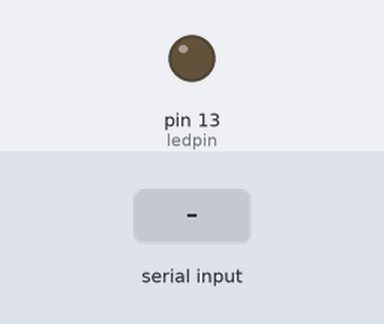
A sketch run on a simulated Arduino Uno, built with avr-gcc and run on an emulated ATmega328P. On the bench: output pins drawn as LEDs (lit = HIGH). The test bench sets the inputs (shaded band). What the sketch prints to the serial monitor is not drawn.

Above: at 1.2 s.
1.3 s: "R" received over Serial
At 1.7 s:
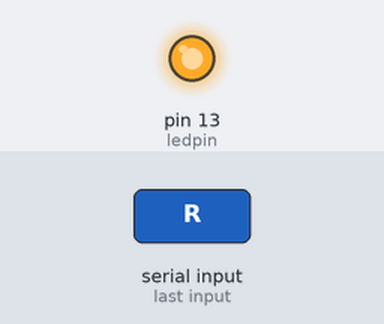
Timing chart, 0 to 4.3 s (numbered marks = the images above; inputs shaded):
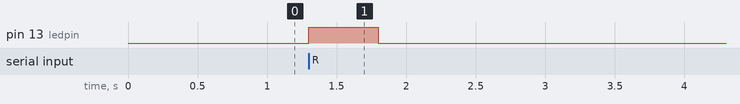

The sketch:

hello_world.ino
```cpp
#define ledpin 13
int val;

void setup() {
  Serial.begin(9600);
  pinMode(ledpin,OUTPUT);
}

void loop() {
  val = Serial.read();
  if(val == 'R'){
      digitalWrite(ledpin,HIGH);
      delay(500);
      digitalWrite(ledpin,LOW);
      Serial.println("hello world");
    }
}
```

Measured:
- after the input at 1.3 s, pin 13 (ledpin): LOW → HIGH at once, → LOW 0.50 s later
